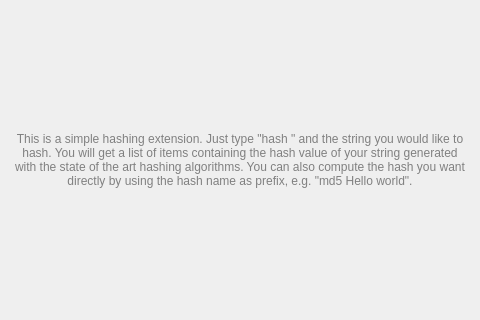
<?xml version="1.0" encoding="UTF-8"?>
<ui version="4.0">
 <class>HashGenerator::ConfigWidget</class>
 <widget class="QWidget" name="HashGenerator::ConfigWidget">
  <property name="geometry">
   <rect>
    <x>0</x>
    <y>0</y>
    <width>480</width>
    <height>320</height>
   </rect>
  </property>
  <layout class="QVBoxLayout">
   <item>
    <spacer name="verticalSpacer_2">
     <property name="orientation">
      <enum>Qt::Vertical</enum>
     </property>
     <property name="sizeHint" stdset="0">
      <size>
       <width>20</width>
       <height>40</height>
      </size>
     </property>
    </spacer>
   </item>
   <item>
    <widget class="QLabel" name="label">
     <property name="text">
      <string>&lt;html&gt;&lt;head/&gt;&lt;body&gt;&lt;p align=&quot;center&quot;&gt;&lt;span style=&quot; color:#808080;&quot;&gt;This is a simple hashing extension. Just type &amp;quot;hash &amp;quot; and the string you would like to hash. You will get a list of items containing the hash value of your string generated with the state of the art hashing algorithms. You can also compute the hash you want directly by using the hash name as prefix, e.g. &amp;quot;md5 Hello world&amp;quot;.&lt;/span&gt;&lt;/p&gt;&lt;/body&gt;&lt;/html&gt;</string>
     </property>
     <property name="wordWrap">
      <bool>true</bool>
     </property>
    </widget>
   </item>
   <item>
    <spacer name="verticalSpacer">
     <property name="orientation">
      <enum>Qt::Vertical</enum>
     </property>
     <property name="sizeHint" stdset="0">
      <size>
       <width>20</width>
       <height>40</height>
      </size>
     </property>
    </spacer>
   </item>
  </layout>
 </widget>
 <resources/>
 <connections/>
</ui>
